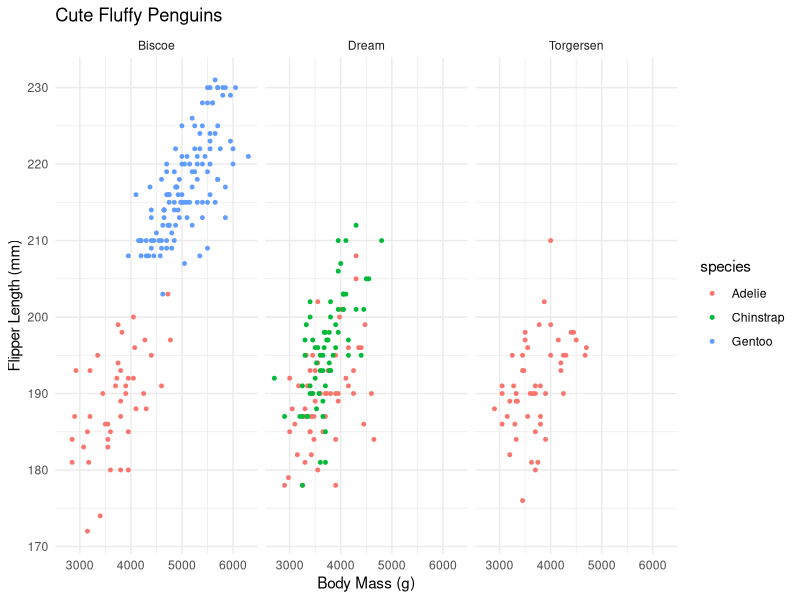

Write R code to recreate this figure.
## ---- chunk 1
knitr::opts_chunk$set(echo = TRUE)
library(tidyverse)
library(palmerpenguins)
## ---- chunk 2
#----tell it that you are using ggplot, give dataset you will use, and give variables we will deal with (tell it what x and y are)
#----use exact name of variables in data set because R is case and spelling sensitive 
#----tell it that you want to give different colors for each species 

ggplot(data = penguins, aes(x = body_mass_g, y = flipper_length_mm)) +
  geom_point(aes(color = species), size=1) +
  facet_wrap(~island) +
  theme_minimal() +
  labs(x="Body Mass (g)", y="Flipper Length (mm)", title = "Cute Fluffy Penguins")
